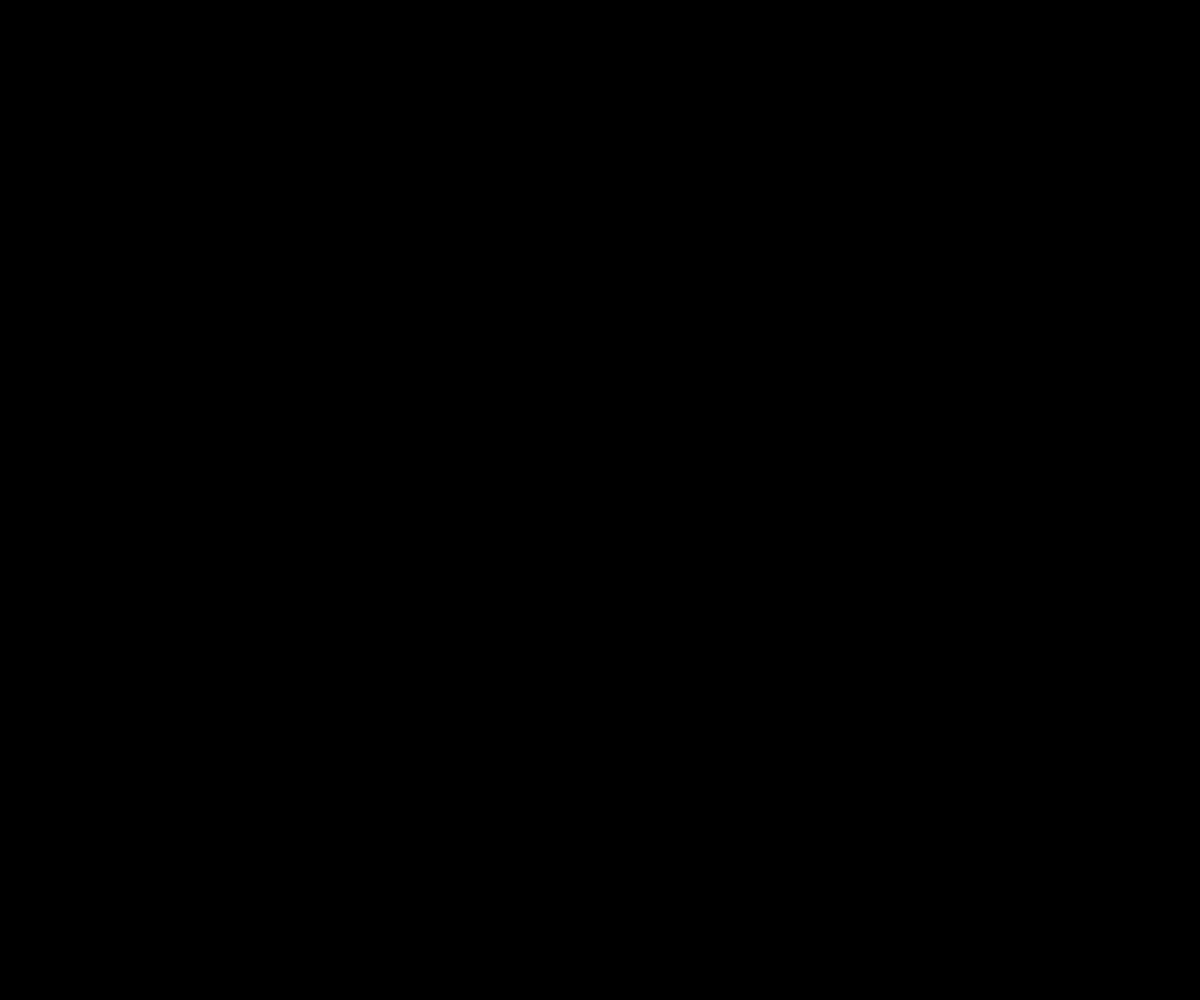
Frame 1 (no input)
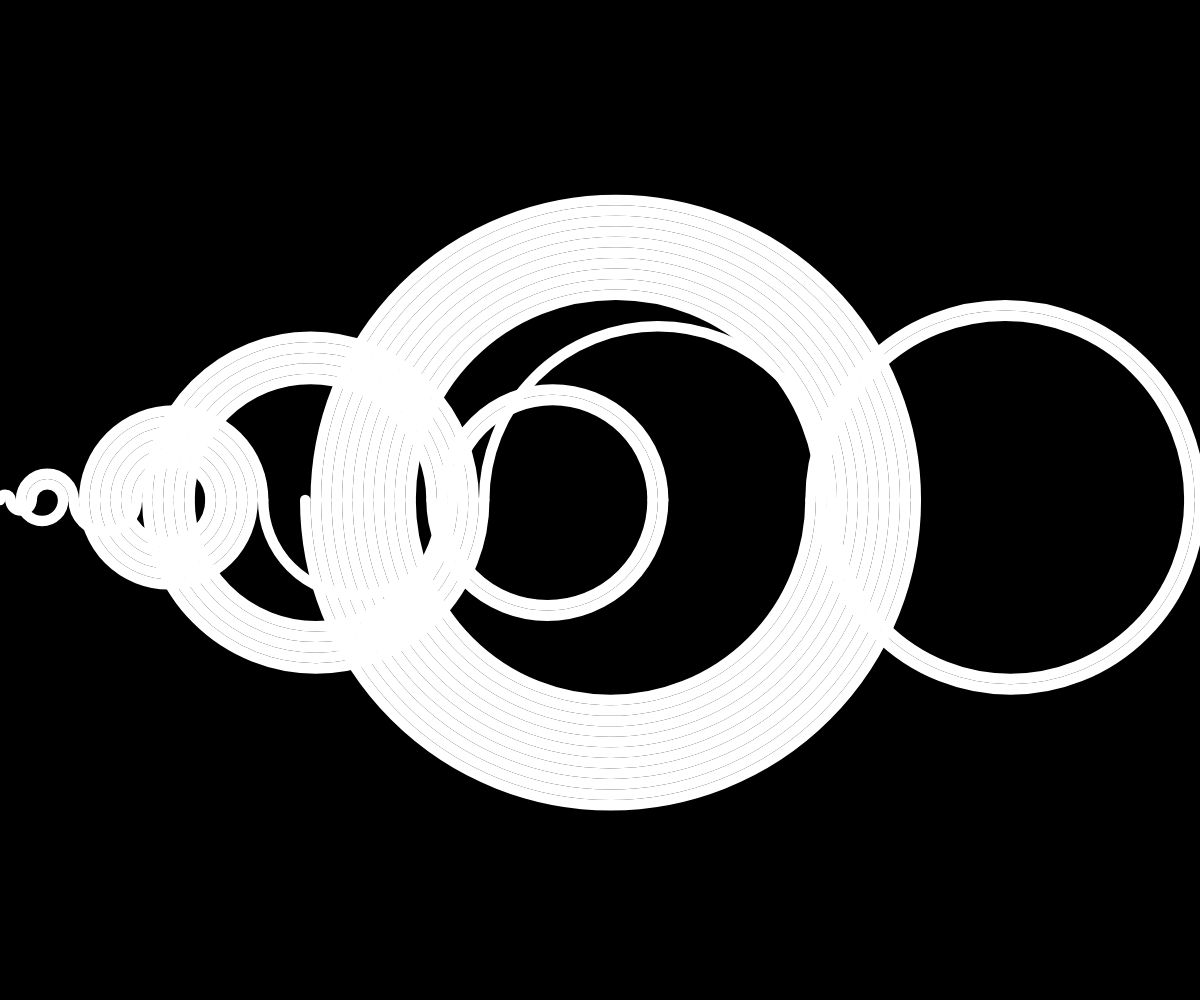
Frame 60 (no input)
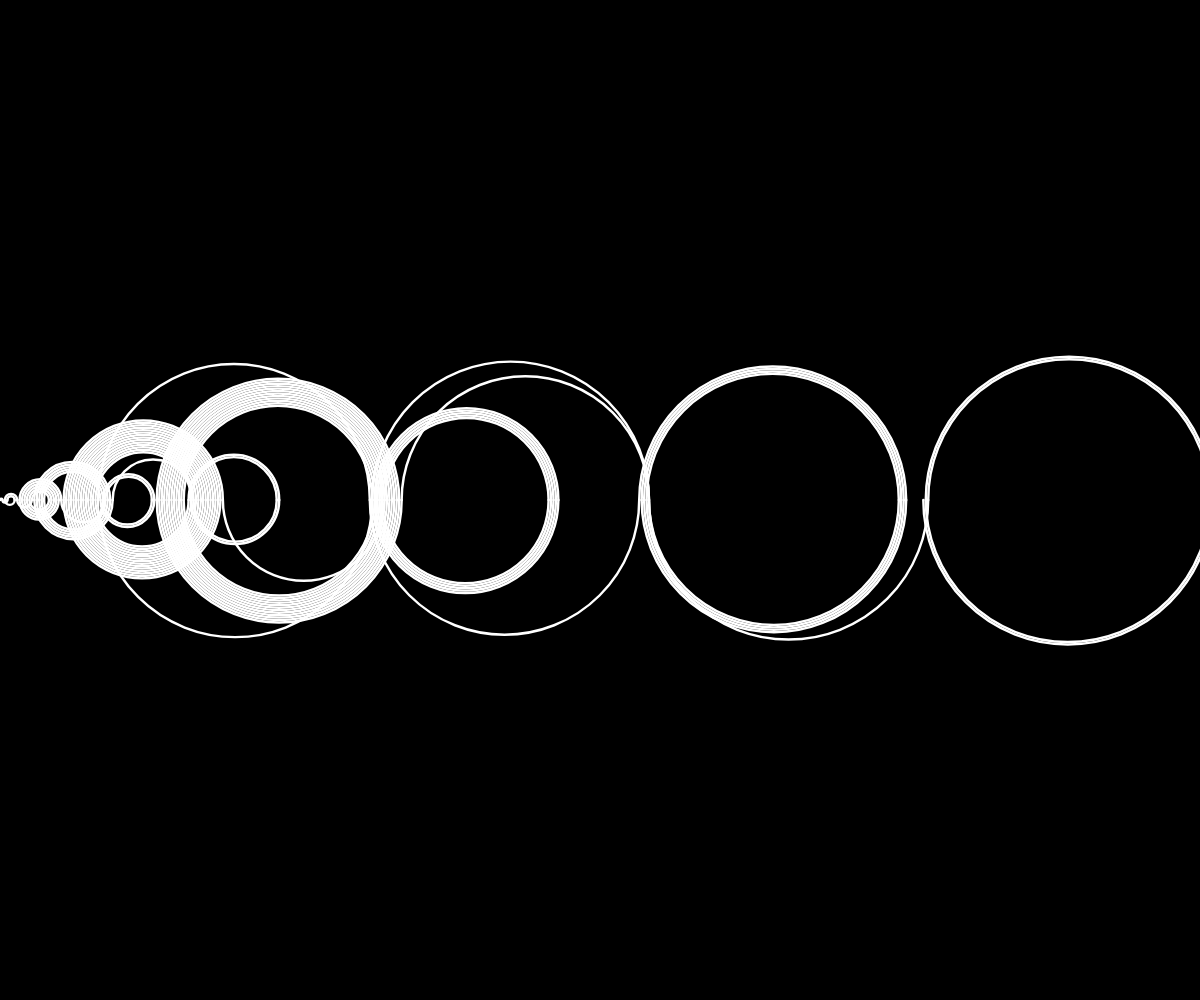
Frame 120 (the mouse pressed at the canvas centre since frame 60)

The p5.js sketch that drew these frames (run headless with seeded random() and noise() and a simulated clock; from frame 60 on, the mouse is pressed at the canvas centre):

// p5.js sketch
// ── sketch.js

const nums = [], seq = [];

let count = 0, idx = 0, max = 1, scl;

function setup() {
    createCanvas(windowWidth, windowHeight  );
    background(0);
    scl = width / max;
}


function draw() {
    background(0);
    step();
    push();
        translate(0, height/2);
        scl = lerp(scl, width/max, 0.5);
        scale(scl);
        for (let i=0; i < seq.length-1; i++) {
            drawEllipse(seq[i-1], seq[i], i);
        }
    pop();
}

const drawEllipse = (a, b, c) => {
    let d = b - a;
    let m = (a + b) / 2;
    let theta = c % 2 == 0 ? [0, PI] : [PI, 0];
    stroke(255);
    noFill();
    arc(m, 0, d, d, ...theta);
}

const step = () => {
    let next = idx - count;
    if (next < 0 || nums[next]) {
        next = idx + count;
        max = Math.max(max, next);
    }
    idx = next;
    nums[idx] = true;
    seq.push(idx);
    count++;
}
